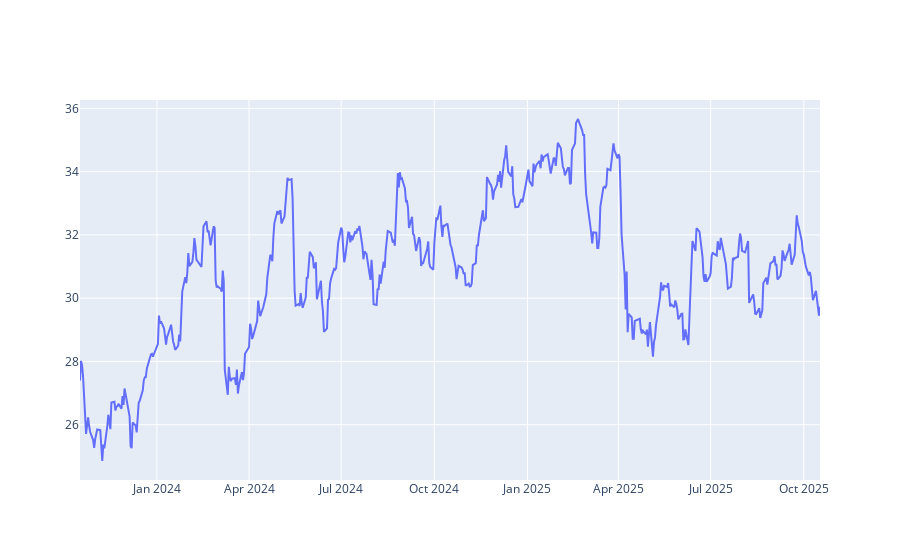

Source (notebook cell):
### Code cell
fig = go.Figure()

fig.add_trace(go.Scatter(
    y=data["Close"]["PETR4.SA"],
    x=data.index,
    name="Preço PETR4.SA",
    yaxis="y1"
))


fig.show(fig_type="png")

### Figure 1 — Plotly figure (JSON) as saved in the notebook; plotly's stock layout.template omitted (floating-point values rounded to 4 significant figures; data arrays with more than 128 entries replaced by an {"elided": "..."} marker saying what was removed)
{"data": [{"name": "Preço PETR4.SA", "type": "scatter", "x": {"elided": "502 str values"}, "y": {"elided": "502 float values"}, "yaxis": "y"}], "layout": {}}
